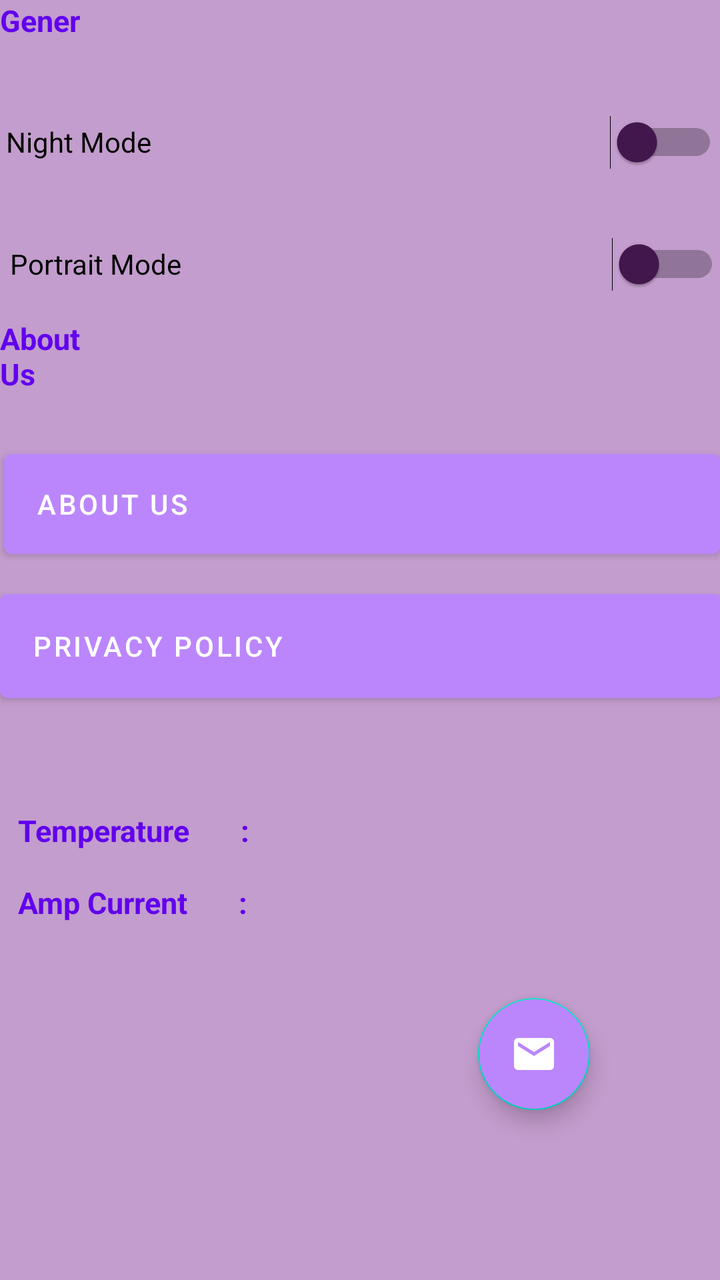
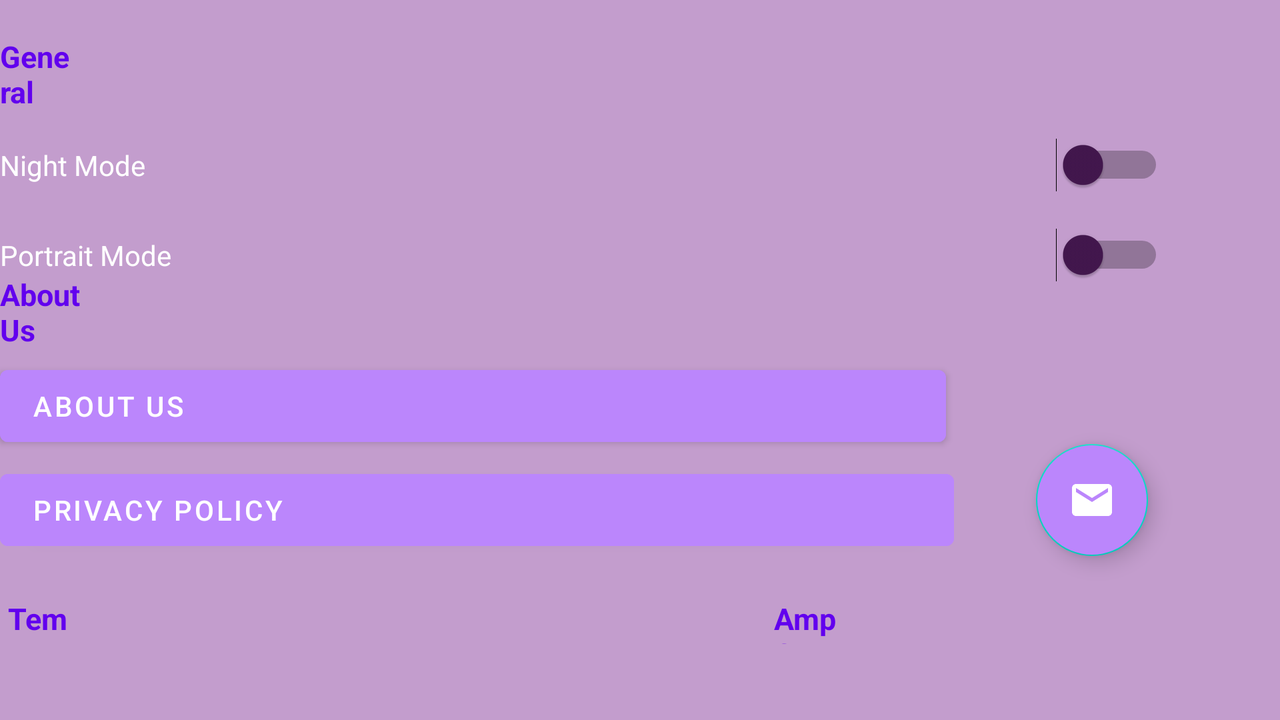

Compare how this app lays out the same screen by default and in its alternative resource folder. The renders come first, then the two layout files and the values they reference.
<!-- AndroidManifest.xml: application theme SMARTBEATS -->
<!-- res/layout/fragment_settings.xml -->
<?xml version="1.0" encoding="utf-8"?>
<RelativeLayout xmlns:android="http://schemas.android.com/apk/res/android"
    xmlns:tools="http://schemas.android.com/tools"
    android:layout_width="match_parent"
    android:layout_height="match_parent"
    android:background="@color/lilac">


    <Button
        android:id="@+id/shalom_settings_aboutus_btn"
        android:layout_width="409dp"
        android:layout_height="62dp"
        android:layout_alignParentStart="true"
        android:layout_alignParentEnd="true"
        android:layout_alignParentBottom="true"
        android:layout_marginStart="2dp"
        android:layout_marginEnd="0dp"
        android:layout_marginBottom="357dp"
        android:backgroundTint="@color/purple_200"
        android:text="About Us"
        android:textAlignment="textStart" />

    <Button
        android:id="@+id/shalom_settings_privacypolicy_btn"
        android:layout_width="match_parent"
        android:layout_height="64dp"
        android:layout_alignParentEnd="true"
        android:layout_alignParentBottom="true"
        android:layout_centerHorizontal="true"
        android:layout_marginEnd="-1dp"
        android:layout_marginBottom="285dp"
        android:backgroundTint="@color/purple_200"
        android:text="Privacy Policy"
        android:textAlignment="textStart" />


    <TextView
        android:id="@+id/shalom_settings_general_tv"
        android:layout_width="wrap_content"
        android:layout_height="wrap_content"
        android:layout_alignParentEnd="true"
        android:layout_alignParentBottom="true"
        android:layout_marginEnd="318dp"
        android:layout_marginBottom="618dp"
        android:text="General"
        android:textColor="@color/purple_500"
        android:theme="@style/small_title_text"/>

    <TextView
        android:id="@+id/shalom_settings_aboutus_tv"
        android:layout_width="wrap_content"
        android:layout_height="wrap_content"
        android:layout_alignParentEnd="true"
        android:layout_alignParentBottom="true"
        android:layout_marginEnd="308dp"
        android:layout_marginBottom="443dp"
        android:text="About Us"
        android:textColor="@color/purple_500"
        android:theme="@style/small_title_text"/>

    <Switch
        android:id="@+id/shalom_settings_nightmode_switch"
        android:layout_width="407dp"
        android:layout_height="58dp"
        android:layout_alignParentStart="true"
        android:layout_alignParentEnd="true"
        android:layout_alignParentBottom="true"
        android:layout_marginStart="3dp"
        android:layout_marginEnd="1dp"
        android:layout_marginBottom="540dp"
        android:text="Night Mode"
        android:thumbTint="@color/grape"
        tools:ignore="UseSwitchCompatOrMaterialXml" />

    <Switch
        android:id="@+id/shalom_settings_portrait_switch"
        android:layout_width="406dp"
        android:layout_height="62dp"
        android:layout_alignParentStart="true"
        android:layout_alignParentEnd="true"
        android:layout_alignParentBottom="true"
        android:layout_marginStart="5dp"
        android:layout_marginEnd="0dp"
        android:layout_marginBottom="477dp"
        android:text="Portrait Mode"
        android:thumbTint="@color/grape"
        tools:ignore="UseSwitchCompatOrMaterialXml" />

    <TextView
        android:id="@+id/shalom_settings_Amp_tvName"
        android:layout_width="216dp"
        android:layout_height="22dp"
        android:layout_alignTop="@+id/shalom_settings_privacypolicy_btn"
        android:layout_alignParentStart="true"
        android:layout_alignParentBottom="true"
        android:layout_marginStart="9dp"
        android:layout_marginTop="150dp"
        android:layout_marginEnd="65dp"
        android:layout_marginBottom="176dp"
        android:layout_toStartOf="@+id/shalom_settings_floating_button"
        android:text="Amp Current       :"
        android:textColor="@color/purple_500"
        android:theme="@style/small_title_text">
    </TextView>

    <TextView
        android:id="@+id/shalom_settings_Amp_tv"
        android:layout_width="95dp"
        android:layout_height="19dp"
        android:layout_alignTop="@+id/shalom_settings_privacypolicy_btn"
        android:layout_alignParentStart="true"
        android:layout_alignParentBottom="true"
        android:layout_marginStart="140dp"
        android:layout_marginTop="150dp"
        android:layout_marginEnd="6dp"
        android:layout_marginBottom="169dp"
        android:layout_toStartOf="@+id/shalom_settings_floating_button"
        android:textStyle="bold"></TextView>
    <TextView
        android:id="@+id/shalom_settings_Temp_tvName"
        android:layout_width="222dp"
        android:layout_height="21dp"
        android:layout_alignTop="@+id/shalom_settings_privacypolicy_btn"
        android:layout_alignParentStart="true"
        android:layout_alignParentBottom="true"
        android:layout_marginStart="9dp"
        android:layout_marginTop="114dp"
        android:layout_marginEnd="59dp"
        android:layout_marginBottom="214dp"
        android:layout_toStartOf="@+id/shalom_settings_floating_button"
        android:text="Temperature       :"
        android:textColor="@color/purple_500"
        android:theme="@style/small_title_text">
    </TextView>

    <TextView
        android:id="@+id/shalom_settings_Temp_tv"
        android:layout_width="126dp"
        android:layout_height="26dp"
        android:layout_alignTop="@+id/shalom_settings_privacypolicy_btn"
        android:layout_alignParentStart="true"
        android:layout_alignParentBottom="true"
        android:layout_marginStart="140dp"
        android:layout_marginTop="116dp"
        android:layout_marginEnd="24dp"
        android:layout_marginBottom="206dp"
        android:layout_toStartOf="@+id/shalom_settings_floating_button"
        android:textStyle="bold"></TextView>

    <TextView
        android:id="@+id/shalom_settings_Temp_tv2"
        android:layout_width="95dp"
        android:layout_height="28dp"
        android:layout_alignTop="@+id/shalom_settings_privacypolicy_btn"
        android:layout_alignParentStart="true"
        android:layout_alignParentEnd="true"
        android:layout_alignParentBottom="true"
        android:layout_marginStart="251dp"
        android:layout_marginTop="115dp"
        android:layout_marginEnd="65dp"
        android:layout_marginBottom="205dp"
        android:textStyle="bold"></TextView>

    <com.google.android.material.floatingactionbutton.FloatingActionButton
        android:id="@+id/shalom_settings_floating_button"
        backgroundTint="#00FFFFFF"
        android:layout_width="wrap_content"
        android:layout_height="wrap_content"
        android:layout_alignParentEnd="true"
        android:layout_alignParentBottom="true"
        android:layout_gravity="bottom|right"
        android:layout_marginStart="32dp"
        android:layout_marginTop="32dp"
        android:layout_marginEnd="65dp"
        android:layout_marginBottom="85dp"
        android:backgroundTint="@color/purple_200"
        android:elevation="10dp"
        android:src="@drawable/email_support" />

</RelativeLayout>
<!-- resources referenced by this layout -->
<resources>
  <color name="grape">#43174E</color>
  <color name="lilac">#C39DCD</color>
  <color name="purple_200">#FFBB86FC</color>
  <color name="purple_500">#FF6200EE</color>
  <!-- drawable email_support (drawable) -->
  <vector android:height="24dp" android:tint="#43174E"
      android:viewportHeight="24" android:viewportWidth="24"
      android:width="24dp" xmlns:android="http://schemas.android.com/apk/res/android">
      <path android:fillColor="@android:color/white" android:pathData="M20,4L4,4c-1.1,0 -1.99,0.9 -1.99,2L2,18c0,1.1 0.9,2 2,2h16c1.1,0 2,-0.9 2,-2L22,6c0,-1.1 -0.9,-2 -2,-2zM20,8l-8,5 -8,-5L4,6l8,5 8,-5v2z"/>
  </vector>
  <style name="small_title_text">
          <item name="android:textSize">15sp</item>
          <item name="android:textStyle">bold</item>
      </style>
  <style name="SMARTBEATS" parent="Theme.MaterialComponents.DayNight.DarkActionBar">
          
          <item name="colorPrimary">@color/purple_200</item>
          <item name="colorPrimaryVariant">@color/purple_700</item>
          <item name="colorOnPrimary">@color/white</item>
          
          <item name="colorSecondary">@color/teal_200</item>
          <item name="colorSecondaryVariant">#127C80</item>
          <item name="colorOnSecondary">@color/white</item>
          
          <item name="android:statusBarColor" tools:targetApi="l">?attr/colorPrimaryVariant</item>
          
  
          <item name="bottomNavigationStyle">@style/Widget.MaterialComponents.BottomNavigationView.Colored</item>
  
      </style>
  <color name="purple_700">#6E52AE</color>
  <color name="white">#FFFFFFFF</color>
  <color name="teal_200">#FF03DAC5</color>
</resources>
<!-- res/layout-land/fragment_settings.xml (the repository's variant of the layout above) -->
<!-- drawn on the phone turned sideways -->
<?xml version="1.0" encoding="utf-8"?>
<RelativeLayout xmlns:android="http://schemas.android.com/apk/res/android"
    xmlns:tools="http://schemas.android.com/tools"
    android:layout_width="match_parent"
    android:layout_height="match_parent"
    android:background="@color/lilac">


    <Button
        android:id="@+id/shalom_settings_aboutus_btn"
        android:layout_width="501dp"
        android:layout_height="wrap_content"
        android:layout_alignParentEnd="true"
        android:layout_alignParentBottom="true"
        android:layout_marginEnd="167dp"
        android:layout_marginBottom="133dp"
        android:backgroundTint="@color/purple_200"
        android:text="About Us"
        android:textAlignment="textStart" />

    <Button
        android:id="@+id/shalom_settings_privacypolicy_btn"
        android:layout_width="504dp"
        android:layout_height="wrap_content"
        android:layout_alignParentEnd="true"
        android:layout_alignParentBottom="true"
        android:layout_marginEnd="163dp"
        android:layout_marginBottom="81dp"
        android:backgroundTint="@color/purple_200"
        android:text="Privacy Policy"
        android:textAlignment="textStart" />

    <TextView
        android:id="@+id/shalom_settings_aboutus_tv"
        android:layout_width="wrap_content"
        android:layout_height="wrap_content"
        android:layout_alignParentEnd="true"
        android:layout_alignParentBottom="true"
        android:layout_centerVertical="true"
        android:layout_marginEnd="591dp"
        android:layout_marginBottom="185dp"
        android:text="About Us"
        android:textColor="@color/purple_500"
        android:theme="@style/small_title_text" />

    <TextView
        android:id="@+id/shalom_settings_general_tv"
        android:layout_width="wrap_content"
        android:layout_height="wrap_content"
        android:layout_alignParentEnd="true"
        android:layout_alignParentBottom="true"
        android:layout_marginEnd="602dp"
        android:layout_marginBottom="304dp"
        android:text="General"
        android:textColor="@color/purple_500"
        android:theme="@style/small_title_text" />

    <Switch
        android:id="@+id/shalom_settings_nightmode_switch"
        android:layout_width="609dp"
        android:layout_height="49dp"
        android:layout_alignParentEnd="true"
        android:layout_alignParentBottom="true"
        android:layout_centerHorizontal="true"
        android:layout_marginEnd="58dp"
        android:layout_marginBottom="253dp"
        android:text="Night Mode"
        android:textColor="@color/white"
        android:thumbTint="@color/grape"
        tools:ignore="UseSwitchCompatOrMaterialXml" />

    <Switch
        android:id="@+id/shalom_settings_portrait_switch"
        android:layout_width="609dp"
        android:layout_height="45dp"
        android:layout_alignParentEnd="true"
        android:layout_alignParentBottom="true"
        android:layout_centerHorizontal="true"
        android:layout_marginEnd="58dp"
        android:layout_marginBottom="210dp"
        android:textColor="@color/white"
        android:text="Portrait Mode"
        android:thumbTint="@color/grape"
        tools:ignore="UseSwitchCompatOrMaterialXml" />

    <com.google.android.material.floatingactionbutton.FloatingActionButton
        android:id="@+id/shalom_settings_floating_button"
        backgroundTint="#00FFFFFF"
        android:layout_width="wrap_content"
        android:layout_height="wrap_content"
        android:layout_alignParentEnd="true"
        android:layout_alignParentBottom="true"
        android:layout_gravity="bottom|right"
        android:layout_marginEnd="66dp"
        android:layout_marginBottom="82dp"
        android:backgroundTint="@color/purple_200"
        android:elevation="10dp"
        android:src="@drawable/email_support" />

    <TextView
        android:id="@+id/shalom_settings_Amp_tvName"
        android:layout_width="wrap_content"
        android:layout_height="23dp"
        android:layout_alignTop="@+id/shalom_settings_privacypolicy_btn"
        android:layout_alignParentStart="true"
        android:layout_alignParentBottom="true"
        android:layout_marginStart="387dp"
        android:layout_marginTop="68dp"
        android:layout_marginEnd="84dp"
        android:layout_marginBottom="38dp"
        android:layout_toStartOf="@+id/shalom_settings_floating_button"
        android:text="Amp Current       :"
        android:textColor="@color/purple_500"
        android:theme="@style/small_title_text"></TextView>

    <TextView
        android:id="@+id/shalom_settings_Amp_tv"
        android:layout_width="152dp"
        android:layout_height="wrap_content"
        android:layout_alignTop="@+id/shalom_settings_privacypolicy_btn"
        android:layout_alignParentStart="true"
        android:layout_alignParentBottom="true"
        android:layout_marginStart="535dp"
        android:layout_marginTop="67dp"
        android:layout_marginEnd="-76dp"
        android:layout_marginBottom="31dp"
        android:layout_toStartOf="@+id/shalom_settings_floating_button"
        android:textStyle="bold"></TextView>

    <TextView
        android:id="@+id/shalom_settings_Temp_tvName"
        android:layout_width="wrap_content"
        android:layout_height="wrap_content"
        android:layout_alignTop="@+id/shalom_settings_privacypolicy_btn"
        android:layout_alignParentStart="true"
        android:layout_alignParentBottom="true"
        android:layout_marginStart="4dp"
        android:layout_marginTop="68dp"
        android:layout_marginEnd="481dp"
        android:layout_marginBottom="36dp"
        android:layout_toStartOf="@+id/shalom_settings_floating_button"
        android:text="Temperature       :"
        android:textColor="@color/purple_500"
        android:theme="@style/small_title_text">
    </TextView>

    <TextView
        android:id="@+id/shalom_settings_Temp_tv"
        android:layout_width="wrap_content"
        android:layout_height="wrap_content"
        android:layout_alignTop="@+id/shalom_settings_privacypolicy_btn"
        android:layout_alignParentStart="true"
        android:layout_marginStart="130dp"
        android:layout_marginTop="71dp"
        android:layout_marginEnd="407dp"
        android:layout_toStartOf="@+id/shalom_settings_floating_button"
        android:textStyle="bold"></TextView>

    <TextView
        android:id="@+id/shalom_settings_Temp_tv2"
        android:layout_width="74dp"
        android:layout_height="22dp"
        android:layout_alignTop="@+id/shalom_settings_privacypolicy_btn"
        android:layout_alignParentStart="true"
        android:layout_alignParentEnd="true"
        android:layout_alignParentBottom="true"
        android:layout_marginStart="217dp"
        android:layout_marginTop="70dp"
        android:layout_marginEnd="440dp"
        android:layout_marginBottom="37dp"
        android:textStyle="bold"></TextView>


</RelativeLayout>
<!-- resources referenced by the variant -->
<!-- as the phone turned sideways resolves them -->
<resources>
  <color name="grape">#43174E</color>
  <color name="lilac">#C39DCD</color>
  <color name="purple_200">#FFBB86FC</color>
  <color name="purple_500">#FF6200EE</color>
  <color name="white">#FFFFFFFF</color>
  <!-- drawable email_support (drawable) -->
  <vector android:height="24dp" android:tint="#43174E"
      android:viewportHeight="24" android:viewportWidth="24"
      android:width="24dp" xmlns:android="http://schemas.android.com/apk/res/android">
      <path android:fillColor="@android:color/white" android:pathData="M20,4L4,4c-1.1,0 -1.99,0.9 -1.99,2L2,18c0,1.1 0.9,2 2,2h16c1.1,0 2,-0.9 2,-2L22,6c0,-1.1 -0.9,-2 -2,-2zM20,8l-8,5 -8,-5L4,6l8,5 8,-5v2z"/>
  </vector>
  <style name="small_title_text">
          <item name="android:textSize">15sp</item>
          <item name="android:textStyle">bold</item>
      </style>
  <style name="SMARTBEATS" parent="Theme.MaterialComponents.DayNight.DarkActionBar">
          
          <item name="colorPrimary">@color/purple_200</item>
          <item name="colorPrimaryVariant">@color/purple_700</item>
          <item name="colorOnPrimary">@color/white</item>
          
          <item name="colorSecondary">@color/teal_200</item>
          <item name="colorSecondaryVariant">#127C80</item>
          <item name="colorOnSecondary">@color/white</item>
          
          <item name="android:statusBarColor" tools:targetApi="l">?attr/colorPrimaryVariant</item>
          
  
          <item name="bottomNavigationStyle">@style/Widget.MaterialComponents.BottomNavigationView.Colored</item>
  
      </style>
  <color name="purple_700">#6E52AE</color>
  <color name="teal_200">#FF03DAC5</color>
</resources>
